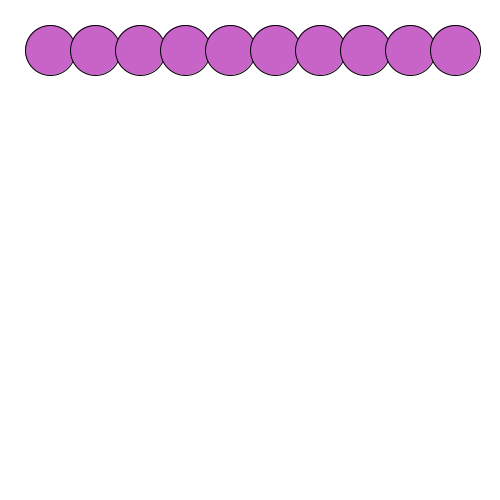
Frame 1 (no input)
Frame 60 (the mouse pressed at the canvas centre just before this capture): identical to frame 1, image omitted
Frame 120 (the mouse held since frame 60 and released just before this capture): identical to frame 1, image omitted

The Processing sketch that drew this single still picture (run headless with seeded random() and noise(); from frame 60 on, the mouse is pressed at the canvas centre):

// Processing sketch: processing_31168
// ── processing_31168.pde

void setup()
{
  size(500, 500);
  background(255);
  
  int x = 0;
  while(x<10)
{  
  fill(200, 100, 200);
  ellipse(50+(x*45), 50, 50, 50);
  x = x + 1;
}

}

void draw()
{
  
}
